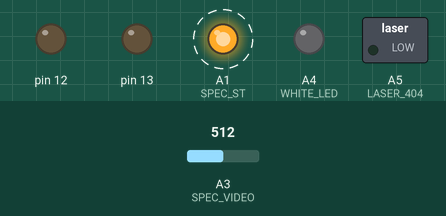
Simulated run of this sketch. Board: Arduino Uno, built with avr-gcc and run on an emulated ATmega328P. On the bench: switched loads named in the sketch (green lamp = pin HIGH), output pins drawn as LEDs (lit = HIGH). Dashed ring = blinking. Inputs (shaded band) come from the test bench; at power-on: A3 (SPEC_VIDEO) = 512. Pins used as bus, display or sensor lines are not drawn; what the sketch prints to the serial monitor is not drawn.

Above: at 1.2 s.
1.3 s: A3 (SPEC_VIDEO) set to 106
At 3.1 s:
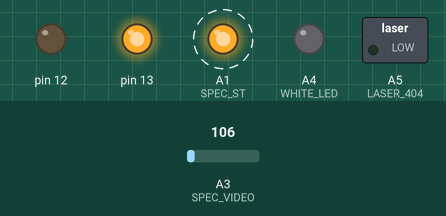
4.3 s: A3 (SPEC_VIDEO) set to 89
At 8.6 s:
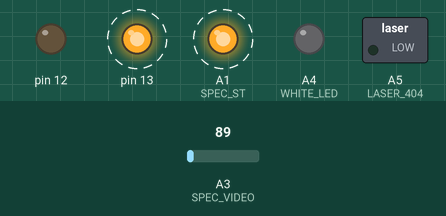
Timing chart, 0 to 16.3 s (numbered marks = the images above; inputs shaded):
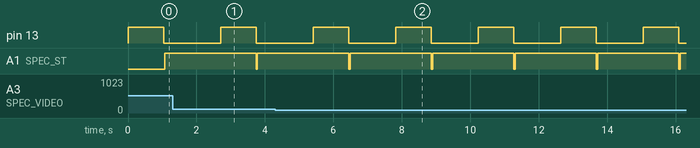

Measured:
- the behaviour switches between 100 and 99 on A3 (SPEC_VIDEO) (found by bisection; images 1 and 2)
- by itself, pin 13: alternates HIGH for 1.0 s and LOW for 1.4 s
- by itself, A1 (SPEC_ST): alternates HIGH for 2.4 s and LOW for 0.03 s

The sketch:

RainbowBoys.ino
```cpp
/*
 * Macro Definitions
 */
#define SPEC_TRG         A0
#define SPEC_ST          A1
#define SPEC_CLK         A2
#define SPEC_VIDEO       A3
#define WHITE_LED        A4
#define LASER_404        A5

#define SPEC_CHANNELS    288 // New Spec Channel
uint16_t data[SPEC_CHANNELS];
String current_pressure;
uint16_t image_count = 0;

void setup(){
  pinMode(13, OUTPUT);
  pinMode(12, OUTPUT);
  digitalWrite(12, LOW);

  //Set desired pins to OUTPUT
  pinMode(SPEC_CLK, OUTPUT);
  pinMode(SPEC_ST, OUTPUT);
  pinMode(LASER_404, OUTPUT);
  pinMode(WHITE_LED, OUTPUT);

  digitalWrite(SPEC_CLK, HIGH); // Set SPEC_CLK High
  digitalWrite(SPEC_ST, LOW); // Set SPEC_ST Low

  Serial.begin(9600); // Baud Rate set to 9600
}

/*
 * This functions reads spectrometer data from SPEC_VIDEO
 * Look at the Timing Chart in the Datasheet for more info
 */
void readSpectrometer(){

  int delayTime = 1; // delay time

  // Start clock cycle and set start pulse to signal start
  digitalWrite(SPEC_CLK, LOW);
  delayMicroseconds(delayTime);
  digitalWrite(SPEC_CLK, HIGH);
  delayMicroseconds(delayTime);
  digitalWrite(SPEC_CLK, LOW);
  digitalWrite(SPEC_ST, HIGH);
  delayMicroseconds(delayTime);

  //Sample for a period of time
  for(int i = 0; i < 15; i++){

      digitalWrite(SPEC_CLK, HIGH);
      delayMicroseconds(delayTime);
      digitalWrite(SPEC_CLK, LOW);
      delayMicroseconds(delayTime);

  }

  //Set SPEC_ST to low
  digitalWrite(SPEC_ST, LOW);

  //Sample for a period of time
  for(int i = 0; i < 85; i++){

      digitalWrite(SPEC_CLK, HIGH);
      delayMicroseconds(delayTime);
      digitalWrite(SPEC_CLK, LOW);
      delayMicroseconds(delayTime);

  }

  //One more clock pulse before the actual read
  digitalWrite(SPEC_CLK, HIGH);
  delayMicroseconds(delayTime);
  digitalWrite(SPEC_CLK, LOW);
  delayMicroseconds(delayTime);

  //Read from SPEC_VIDEO
  for(int i = 0; i < SPEC_CHANNELS; i++){

      data[i] = analogRead(SPEC_VIDEO);

      digitalWrite(SPEC_CLK, HIGH);
      delayMicroseconds(delayTime);
      digitalWrite(SPEC_CLK, LOW);
      delayMicroseconds(delayTime);

  }

  //Set SPEC_ST to high
  digitalWrite(SPEC_ST, HIGH);

  //Sample for a small amount of time
  for(int i = 0; i < 7; i++){

      digitalWrite(SPEC_CLK, HIGH);
      delayMicroseconds(delayTime);
      digitalWrite(SPEC_CLK, LOW);
      delayMicroseconds(delayTime);

  }

  digitalWrite(SPEC_CLK, HIGH);
  delayMicroseconds(delayTime);

}

/*
 * The function below prints out data to the terminal or
 * processing plot
 */
void printData(){
  Serial.print(current_pressure);
  Serial.print(',');
  Serial.print(++image_count);
  Serial.print('\n');
  for (int i = 0; i < SPEC_CHANNELS; i++){

    Serial.print(data[i]);
    Serial.print(',');

  }
  Serial.print("\n");
}

void readPressure(void){
  digitalWrite(13, HIGH);
  //digitalWrite(LASER_404, HIGH);

  delay(30);
  current_pressure = Serial.readString();
  delay(10);
  digitalWrite(13, LOW);
}

void loop(){
  readPressure();
  readSpectrometer();
  printData();
  delay(500);

}
```
